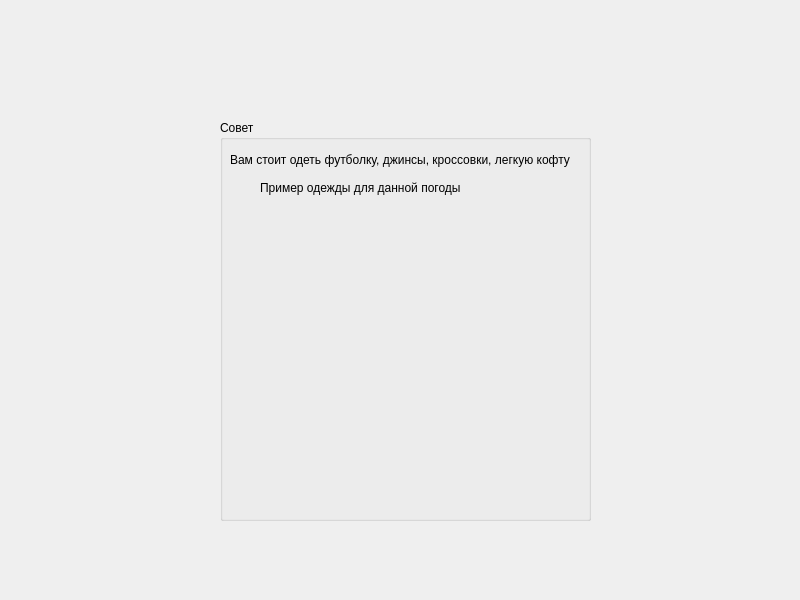
<?xml version="1.0" encoding="UTF-8"?>
<ui version="4.0">
 <class>weather9</class>
 <widget class="QDialog" name="weather9">
  <property name="geometry">
   <rect>
    <x>0</x>
    <y>0</y>
    <width>800</width>
    <height>600</height>
   </rect>
  </property>
  <property name="windowTitle">
   <string>Dialog</string>
  </property>
  <widget class="QLabel" name="label">
   <property name="geometry">
    <rect>
     <x>0</x>
     <y>0</y>
     <width>800</width>
     <height>600</height>
    </rect>
   </property>
   <property name="text">
    <string/>
   </property>
   <property name="pixmap">
    <pixmap>../1645833842_6-vsegda-pomnim-com-p-letnie-oblaka-foto-8.jpg</pixmap>
   </property>
  </widget>
  <widget class="QGroupBox" name="groupBox">
   <property name="geometry">
    <rect>
     <x>220</x>
     <y>120</y>
     <width>371</width>
     <height>401</height>
    </rect>
   </property>
   <property name="title">
    <string>Совет</string>
   </property>
   <widget class="QLabel" name="label_4">
    <property name="geometry">
     <rect>
      <x>10</x>
      <y>20</y>
      <width>351</width>
      <height>40</height>
     </rect>
    </property>
    <property name="text">
     <string>Вам стоит одеть футболку, джинсы, кроссовки, легкую кофту</string>
    </property>
   </widget>
   <widget class="QLabel" name="label_5">
    <property name="geometry">
     <rect>
      <x>20</x>
      <y>80</y>
      <width>211</width>
      <height>291</height>
     </rect>
    </property>
    <property name="text">
     <string/>
    </property>
    <property name="pixmap">
     <pixmap>../Stan-Smith.jpg</pixmap>
    </property>
   </widget>
   <widget class="QLabel" name="label_6">
    <property name="geometry">
     <rect>
      <x>40</x>
      <y>60</y>
      <width>201</width>
      <height>16</height>
     </rect>
    </property>
    <property name="text">
     <string>Пример одежды для данной погоды:</string>
    </property>
   </widget>
   <widget class="QLabel" name="label_3">
    <property name="geometry">
     <rect>
      <x>0</x>
      <y>20</y>
      <width>371</width>
      <height>381</height>
     </rect>
    </property>
    <property name="text">
     <string/>
    </property>
    <property name="pixmap">
     <pixmap>../white.jpg</pixmap>
    </property>
   </widget>
   <zorder>label_3</zorder>
   <zorder>label_4</zorder>
   <zorder>label_6</zorder>
   <zorder>label_5</zorder>
  </widget>
 </widget>
 <resources/>
 <connections/>
</ui>
